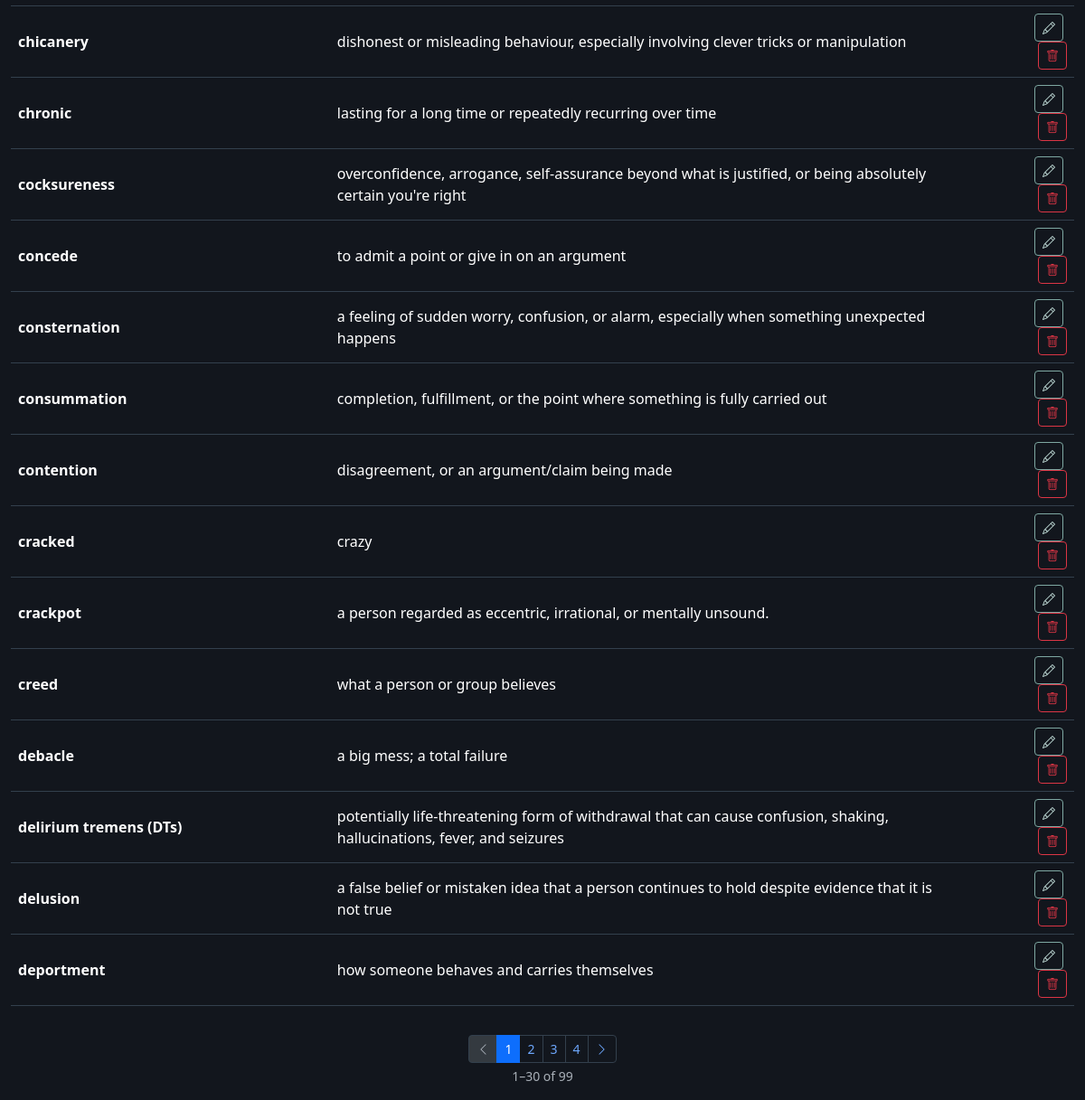
The page /dictionary (lower part) on the database as committed earlier.
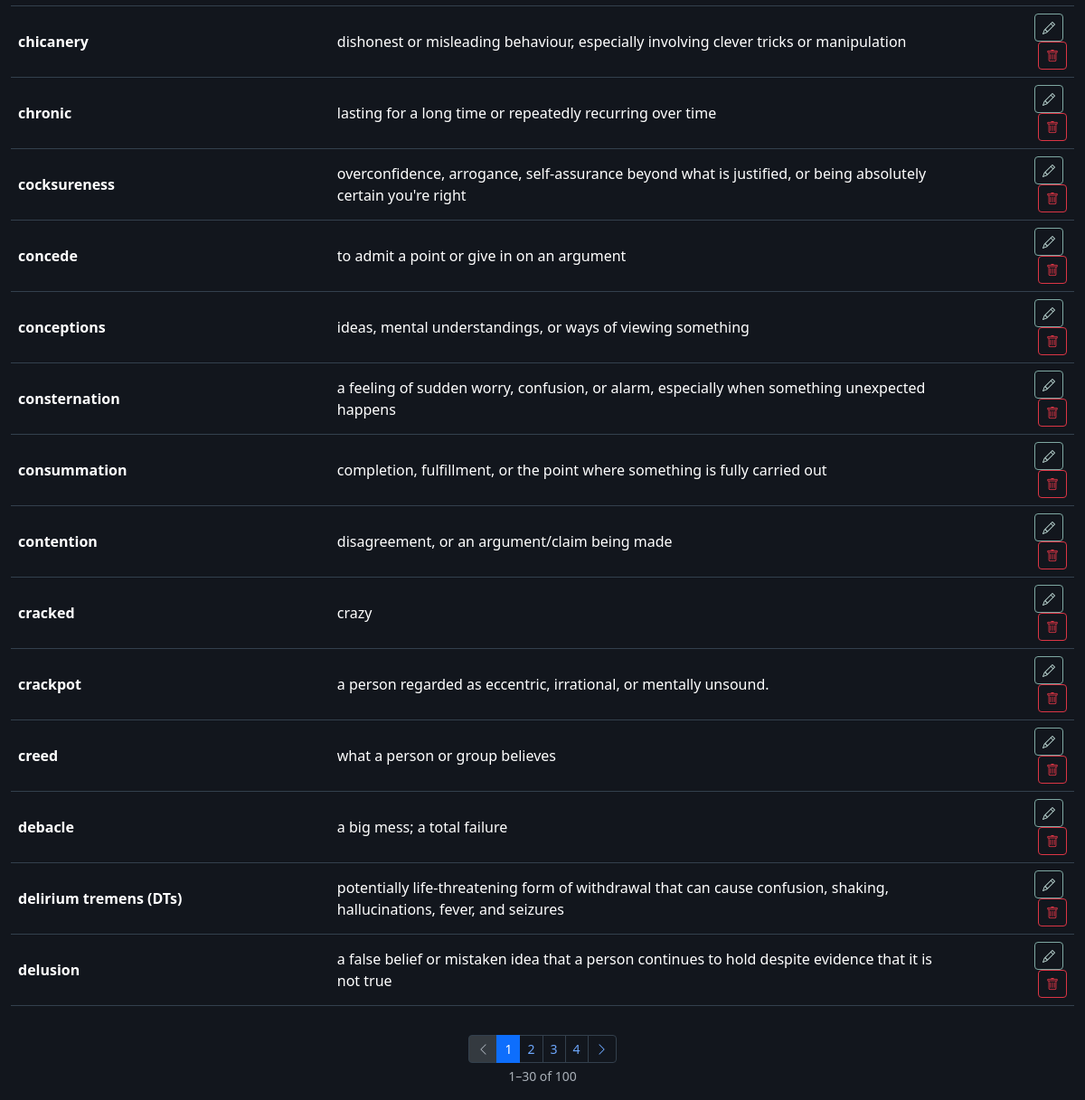
The same page on the database as committed later.
### app/models.py (models this page shows)
class Dictionary(db.Model):
    __tablename__ = 'dictionary'
    id = db.Column(db.Integer, primary_key=True)
    word_phrase = db.Column(db.String(500), nullable=False)
    meaning = db.Column(db.Text, nullable=False)
    notes = db.Column(db.Text)
    created_at = db.Column(db.DateTime, default=datetime.utcnow)
    locations = db.relationship('DictionaryLookup', backref='entry', lazy=True, cascade='all, delete-orphan')
    def to_dict(self):
        return {
            'id': self.id,
            'word_phrase': self.word_phrase,
            'meaning': self.meaning,
            'notes': self.notes,
            'created_at': self.created_at.isoformat() if self.created_at else None,
        }

### app/routes/main.py (the view)
@main_bp.route('/dictionary')
def dictionary():
    from ..models import Dictionary
    pg = request.args.get('pg', 1, type=int)
    search_q = request.args.get('q', '').strip()
    query = Dictionary.query.order_by(Dictionary.word_phrase)
    if search_q:
        like = f'%{search_q}%'
        query = query.filter(
            Dictionary.word_phrase.ilike(like) | Dictionary.meaning.ilike(like)
        )
    pagination = query.paginate(page=pg, per_page=30, error_out=False)
    return render_template('dictionary.html', theme=get_theme(), entries=pagination.items,
                           pagination=pagination, search_q=search_q)

### app/routes/main.py (called while the page is built)
def get_theme():
    s = Setting.query.filter_by(key='theme').first()
    return s.value

### app/templates/dictionary.html (shortened to what this page needs)
{% extends 'base.html' %}
{% from '_pagination.html' import render as paginate %}
{% block content %}
<div class="table-responsive">
  <table class="table table-hover align-middle" id="dictTable">
    <tbody>
      {% for e in entries %}
      <tr data-id="{{ e.id }}">
        <td class="fw-semibold">{{ e.word_phrase }}</td>
        <td>{{ e.meaning }}</td>
        <td class="text-muted small">{{ e.notes or '' }}</td>
        <td class="text-end">
          <button class="btn btn-sm btn-outline-primary me-1"
                  onclick="openDictModal({{ e.to_dict()|tojson }})">
            <i class="bi bi-pencil"></i>
          </button>
          <button class="btn btn-sm btn-outline-danger"
                  onclick="deleteDict({{ e.id }})">
            <i class="bi bi-trash"></i>
          </button>
        </td>
      </tr>
      {% else %}
      <tr><td colspan="4" class="text-muted text-center">No entries yet.</td></tr>
      {% endfor %}
    </tbody>
  </table>
</div>
{{ paginate(pagination, 'main.dictionary', extra_args={'q': search_q}) }}
{% endblock %}

Rows that differ between the two databases and show on the page:
no longer on this page (row unchanged): Dictionary: word_phrase "deportment", meaning "how someone behaves and carries themselves"
added Dictionary: word_phrase "conceptions", meaning "ideas, mental understandings, or ways of viewing something"
Other text that changed with them:
{{ pagination.total }}: "99" → "100"
